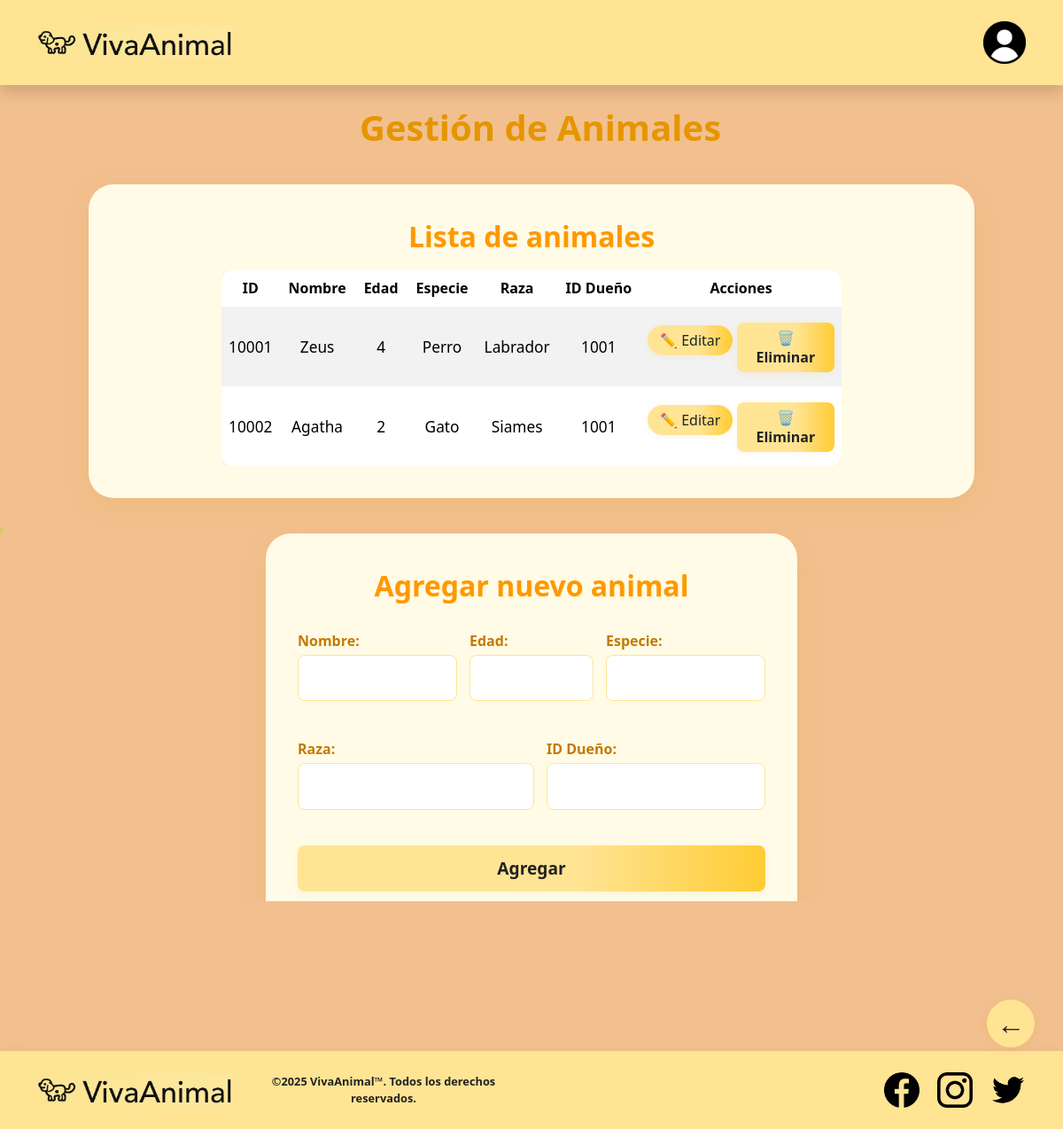
Screenshot of /index.php?modulo=admin_animales (signed in) with the database file from the repository.
### tables this page shows
CREATE TABLE `animal` (
  `id_ani` int(11) NOT NULL,
  `nombre` varchar(100) NOT NULL,
  `edad` int(11) DEFAULT NULL,
  `especie` varchar(50) DEFAULT NULL,
  `raza` varchar(100) DEFAULT NULL,
  `id_usuario` int(11) NOT NULL
);

### index.php (called while the page is built, shortened)
<?php
require_once 'models/connection.php';
require_once 'models/routes.php';
require_once 'controllers/template_controller.php';
require_once 'controllers/animal_controller.php';
$template = new TemplateController();
$template->getTemplate();

### models/routes.php (called while the page is built)
<?php
class Routes{
    static public function GetRoutes(){
        return "http://localhost/VivaAnimal/";
    }
}
?>

### controllers/animal_controller.php (called while the page is built, shortened)
<?php
require_once 'models/animal_model.php';
class AnimalController {
    public function indexAdmin() {
        $model = new AnimalModel();
        $animales = $model->getAllAnimal();
        include 'views/modules/admin/admin_animales.php';
    }
}

### models/connection.php (called while the page is built)
<?php
class Database {
    private static $instance = null;
    private $conn;
    private function __construct() {
        try {
            $this->conn = new PDO("mysql:host=localhost;dbname=VivaAnimal", "root", "");
            $this->conn->setAttribute(PDO::ATTR_ERRMODE, PDO::ERRMODE_EXCEPTION);
        } catch (PDOException $e) {
            die("❌ Error de conexión: " . $e->getMessage());
        }
    }
    public static function getInstance() {
        if (!self::$instance) {
            self::$instance = new Database();
        }
        return self::$instance;
    }
    public function getConnection() {
        return $this->conn;
    }
}

### models/animal_model.php (called while the page is built, shortened)
<?php
require_once 'connection.php';
class AnimalModel {
    private $conn;
    public function __construct() {
        $this->conn = Database::getInstance()->getConnection();
    }
    public function getAllAnimal() {
        $stmt = $this->conn->query("
            SELECT a.*, u.nombre AS nombre_dueño
            FROM animal a
            JOIN usuario u ON a.id_usuario = u.id_usu
        ");
        return $stmt->fetchAll(PDO::FETCH_ASSOC);
    }
}

### views/modules/admin/admin_animales.php (the view, shortened to what this page needs)
<?php
require_once 'models/animal_model.php';
$model = new AnimalModel();
$animales = $model->getAllAnimal();
echo '<h2 class="titulo-destacado" style="text-align:center;">Gestión de Animales</h2>';
echo '<div class="form-contenedor" style="max-width:1000px;margin-bottom:32px;">';
echo '<h3 class="subtitulo-destacado" style="margin-bottom:18px;">Lista de animales</h3>';
if (count($animales) > 0) {
    echo '<div style="overflow-x:auto;"><table class="table table-striped table-hover" style="width:100%;background:#fffbe6;border-radius:14px;box-shadow:0 2px 8px rgba(230,149,0,0.08);">';
    echo '<thead style="background:#ffe494;"><tr>
            <th style="padding: 10px;">ID</th>
            <th style="padding: 10px;">Nombre</th>
            <th style="padding: 10px;">Edad</th>
            <th style="padding: 10px;">Especie</th>
            <th style="padding: 10px;">Raza</th>
            <th style="padding: 10px;">ID Dueño</th>
            <th style="padding: 10px;">Acciones</th>
        </tr></thead><tbody>';
    foreach ($animales as $a) {
        $id = htmlspecialchars($a['id_ani']);
        $nombre = htmlspecialchars($a['nombre']);
        $edad = htmlspecialchars($a['edad']);
        $especie = htmlspecialchars($a['especie']);
        $raza = htmlspecialchars($a['raza']);
        $id_usuario = htmlspecialchars($a['id_usuario']);
        $id_url = urlencode($a['id_ani']);
        echo "<tr style='font-size:1.08rem;'>
            <td style='padding:8px;'>$id</td>
            <td style='padding:8px;'>$nombre</td>
            <td style='padding:8px;'>$edad</td>
            <td style='padding:8px;'>$especie</td>
            <td style='padding:8px;'>$raza</td>
            <td style='padding:8px;'>$id_usuario</td>
            <td style='padding:8px;'>
                <a href='index.php?modulo=editar_animal_admin&id=$id_url' class='btn-animado' style='padding:6px 14px;font-size:1rem;min-width:70px;max-width:110px;display:inline-block;'>✏️ Editar</a>
                <form action='index.php?modulo=admin_animales' method='POST' style='display:inline; margin:0; padding:0;'>
                    <input type='hidden' name='eliminar' value='1'>
                    <input type='hidden' name='id_ani' value='$id'>
                    <button type='submit' onclick=\"return confirm('¿Eliminar este animal?')\" class='btn-animado' style='padding:6px 14px;font-size:1rem;min-width:70px;max-width:110px;display:inline-block;'>🗑️ Eliminar</button>
                </form>
            </td>
        </tr>";
    }
    echo '</tbody></table></div>';
} else {
    echo '<p style="text-align:center;">No hay animales registrados.</p>';
}
echo '</div>';
echo '<div class="form-contenedor" style="max-width:600px;margin-bottom:32px;">';
echo '<h3 class="subtitulo-destacado" style="margin-bottom:18px;">Agregar nuevo animal</h3>';
echo '<form id="form-agregar-animal" action="index.php?modulo=admin_animales" method="POST">';
echo '<div style="display:flex;flex-wrap:wrap;gap:14px;align-items:flex-end;">';
echo '  <div style="flex:1 1 140px;"><label>Nombre:</label><input type="text" name="nombre" required class="form-control"></div>';
echo '  <div style="flex:1 1 100px;"><label>Edad:</label><input type="number" name="edad" min="0" required class="form-control"></div>';
echo '  <div style="flex:1 1 140px;"><label>Especie:</label><input type="text" name="especie" required class="form-control"></div>';
echo '  <div style="flex:1 1 140px;"><label>Raza:</label><input type="text" name="raza" required class="form-control"></div>';
echo '  <div style="flex:1 1 120px;"><label>ID Dueño:</label><input type="number" name="id_usuario" min="1" required class="form-control"></div>';
echo '  <button type="submit" class="btn-animado" style="min-width:120px;">Agregar</button>';
echo '</div>';
echo '</form>';
echo '</div>';

### componentes/header.php (shortened to what this page needs)
<?php
$ruta = Routes::GetRoutes();
$pagina = "index.php?modulo=login";
if (isset($_SESSION['usuario']['rol'])) {
    switch ($_SESSION['usuario']['rol']) {
        case 'admin':
            $pagina = "index.php?modulo=adminpage";
            break;
    }
}
?>
<link href="https://cdn.jsdelivr.net/npm/bootstrap@5.3.3/dist/css/bootstrap.min.css" rel="stylesheet">
<link rel="stylesheet" href="<?php echo $ruta; ?>css/style.css">
<body>
<div id="emoji-bg"></div>
<header style="background-color: #ffe494;" class="py-4 mb-4 shadow">
    <div class="container">
        <div class="row align-items-center">
            <div class="col-6 text-start">
                <a href="<?php echo $pagina; ?>">
                    <img src="<?php echo $ruta; ?>img/logo.jpg" style="max-width: 220px;">
                </a>
            </div>
            <div class="col-6 text-end">
                <?php if (isset($_SESSION['usuario'])): ?>
                    <div class="dropdown">
                        <a href="#" role="button" id="dropdownUser" data-bs-toggle="dropdown" aria-expanded="false">
                            <img src="<?php echo $ruta; ?>img/user_logo.png" alt="Usuario" style="max-width: 48px; cursor: pointer;">
                        </a>
                    </div>
                <?php endif; ?>
            </div>
        </div>
    </div>
</header>
<main>

### controllers/template_controller.php (shortened to what this page needs)
<?php
class TemplateController {
    public function getTemplate() {
        require_once "componentes/header.php";
        $modulo = $_GET['modulo'] ?? 'login';
        $rutaModulo = $this->getModuloPath($modulo);
        require_once "componentes/footer.php";
    }
    private function getModuloPath($modulo) {
        switch ($modulo) {
            case 'admin_animales':
                (new AnimalController())->indexAdmin();
                return null;
        }
    }
}

### componentes/footer.php (shortened to what this page needs)
<link href="https://cdn.jsdelivr.net/npm/bootstrap@5.3.3/dist/css/bootstrap.min.css" rel="stylesheet">
<link rel="stylesheet" href="css/style.css">
</body>
<footer style="background-color: #ffe494;" class="py-4 mt-5 shadow">
    <div class="container">
        <div class="row align-items-center">
            <div class="col-6 d-flex align-items-center">
                <a href="<?php echo $pagina ?? 'index.php?modulo=login'; ?>">
                    <img src="<?php echo $ruta; ?>img/logo.jpg" alt="Logo" style="max-width: 220px;">
                </a>
                <span class="ms-3 fw-bold" style="color: #222; font-size: 0.8rem;">
                    ©2025 VivaAnimal™. Todos los derechos reservados.
                </span>
            </div>
            <div class="col-6 text-end">
                <a href="https://facebook.com" target="_blank" rel="noopener" class="ms-3">
                    <img src="<?php echo $ruta; ?>img/fb_logo.png" alt="Facebook" style="max-width: 40px;">
                </a>
                <a href="https://instagram.com" target="_blank" rel="noopener" class="ms-3">
                    <img src="<?php echo $ruta; ?>img/ig_logo.png" alt="Instagram" style="max-width: 40px;">
                </a>
                <a href="https://twitter.com" target="_blank" rel="noopener" class="ms-3">
                    <img src="<?php echo $ruta; ?>img/tw_logo.png" alt="Twitter" style="max-width: 40px;">
                </a>
            </div>
        </div>
    </div>
</footer>
<?php
$noBackBtn = [
    'login', 'register', 'homepage', 'adminpage', 'emplepage'
];
$moduloActual = $_GET['modulo'] ?? 'login';
$mostrarBackBtn = !in_array($moduloActual, $noBackBtn);
?>
<?php if ($mostrarBackBtn): ?>
    <button id="btn-volver-atras" style="
        position: fixed;
        right: 32px;
        bottom: 92px;
        z-index: 1001;
        background: #ffe494;
        color: #222;
        border: none;
        border-radius: 50%;
        width: 54px;
        height: 54px;
        box-shadow: 0 2px 12px rgba(230,149,0,0.13);
        font-size: 2rem;
        cursor: pointer;
        display: flex;
        align-items: center;
        justify-content: center;
        transition: background 0.2s;
    " title="Volver">
        ←
    </button>
<?php endif; ?>

### css/style.css (style rules this page uses)
html, body { height: 100%; min-height: 100vh; }
body { background-color: #f1c08e; margin: 0; padding: 0; display: flex; flex-direction: column; min-height: 100vh; font-family: 'Nunito', 'Segoe UI', Arial, sans-serif; position: relative; overflow-x: hidden; }
#emoji-bg { position: fixed; top: 0; left: 0; width: 100vw; height: 100vh; pointer-events: none; z-index: 0; overflow: hidden; filter: blur(0.1px); opacity: 0.9; background: transparent; }
header, main, footer, .form-contenedor { position: relative; z-index: 1; }
body, main, .form-contenedor, header, footer { position: relative; z-index: 1; }
main { flex: 1 0 auto; padding-bottom: 40px; }
a { text-decoration: none; color: #e69500; }
header { background-color: #ffe494; padding: 20px 0; box-shadow: 0 2px 4px rgba(0,0,0,0.1); }
footer { background-color: #444654; color: white; padding: 20px; text-align: center; margin-top: auto; }
.titulo-destacado { font-size: 2.5rem; color: #e69500; font-weight: bold; margin-left: 20px; }
.subtitulo-destacado { font-size: 2rem; color: #ff9800; font-weight: bold; text-align: center; margin-bottom: 20px; text-shadow: 1px 1px 0 #fff3c1; }
.form-contenedor { max-width: 440px; margin: 40px auto 0 auto; background: #fffbe6; border-radius: 28px; box-shadow: 0 8px 32px rgba(230, 149, 0, 0.13); padding: 40px 36px 36px 36px; display: flex; flex-direction: column; align-items: center; }
.form-contenedor label { font-weight: 600; color: #c27a00; margin-top: 12px; margin-bottom: 4px; width: 100%; }
.form-contenedor input, .form-contenedor select, .form-contenedor textarea { width: 100%; padding: 12px; border-radius: 8px; border: 1.5px solid #ffe494; margin-bottom: 16px; font-size: 1.1rem; background: #fff; transition: border-color 0.2s; }
.form-contenedor button { width: 100%; background: linear-gradient(90deg, #ffe494 60%, #ffcc33 100%); color: #222; font-weight: bold; font-size: 1.2rem; border: none; border-radius: 8px; padding: 12px 0; margin-top: 10px; transition: background 0.2s, color 0.2s; box-shadow: 0 2px 8px rgba(230,149,0,0.08); }
.form-contenedor a { color: #e69500; font-weight: 500; text-decoration: underline; }
.btn-animado { display: block; background: linear-gradient(90deg, #ffe494 60%, #ffcc33 100%); color: #222 !important; font-size: 1.2rem; font-weight: 700; border: none; border-radius: 22px; padding: 14px 32px; margin: 8px 0; box-shadow: 0 2px 8px rgba(230,149,0,0.08); transition: transform 0.15s, box-shadow 0.15s, background 0.2s, color 0.2s; cursor: pointer; text-align: center; text-decoration: none !important; outline: none; position: relative; overflow: hidden; }
.table { border-collapse: separate; border-spacing: 0; width: 100%; background: #fffbe6; border-radius: 14px; overflow: hidden; margin-bottom: 0; }
.table th, .table td { border: none !important; text-align: center; vertical-align: middle; }
.table-striped tbody tr:nth-child(odd) { background: #fffde6; }

### rows the page displays
animal: id_ani "10001", nombre "Zeus", edad "4", especie "Perro", raza "Labrador", id_usuario "1001"
animal: id_ani "10002", nombre "Agatha", edad "2", especie "Gato", raza "Siames", id_usuario "1001"
